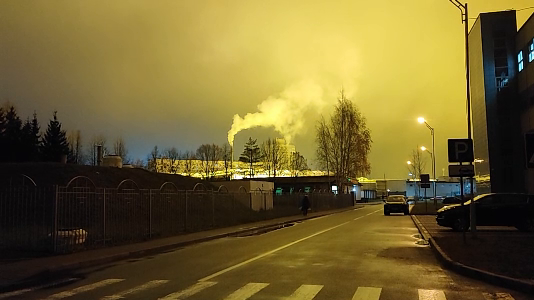
#> input picture frame 18 of Anton_Sergeevich/DZ8/vid300.mp4, 534 x 300 px
$ jupyter execute dz8.ipynb
#> lines starting #> are read from the running program, lines starting #| are printed output that depends on the picture
1 - Снять видео на камеру (любую, можно телефона). Выполнить кручение видео с скоростью 10 градусов в секунду относительно центра (в любую сторону).
2 - Видео после выполнения п.1 и вернуть его в исходное состояние.
3 - Сконвертируйте видео в mp4 при помощи ffmpeg

[cell 1]
import cv2
import time
import ffmpeg
import os
import subprocess
__name__ == "__main__"
FRAMES_PER_SECOND = 30
ROTATE_DEGREE_PER_SECOND = 10
#Откроем имеющийся файл
cap = cv2.VideoCapture("vid300.mp4")
current_rotate_angle = 0
addition_angle_per_frame = ROTATE_DEGREE_PER_SECOND/FRAMES_PER_SECOND


# Check if camera opened successfully
if (cap.isOpened()== False):
    print("Error opening video file")
#Прочитаем первый кадр чтобы узнать разрешение и вычислить центр
ret, frame = cap.read()
#> frame is the input picture: shape (300, 534, 3); mean B, G, R 47.4, 98.8, 113.9
(h,w) = frame.shape[0:2]
#> h = 300; w = 534
center = (w//2,h//2)
#> center = (267, 150)
fourcc = cv2.VideoWriter_fourcc(*'FMP4')
video=cv2.VideoWriter('doublevid.avi',fourcc,30,(w*2,h))
#Считываем кадр за кадром:
while(cap.isOpened()):
    #вычисляем 2 матрицы поворота, одна разворачивает, другая комплиментарная для возварата видео обратно
    matrix = cv2.getRotationMatrix2D(center,current_rotate_angle,1)
#> matrix = [[1, 0, 0], [0, 1, 0]]
    matrix_compliment = cv2.getRotationMatrix2D(center,-current_rotate_angle,1)
#> matrix_compliment = [[1, 0, 0], [0, 1, 0]]

#Выполняем чтение кадра:
    ret, frame = cap.read()
    if ret == True:
        #Если кадр считался, поворачиваем этот кадр:
        new_image = cv2.warpAffine(frame,matrix,(w,h))
        #Повернутый кадр разворачиваем обратно:
        anti_image = cv2.warpAffine(new_image,matrix_compliment,(w,h))
        #Соединяем 2 кадра в один:
        concat_image = cv2.hconcat([new_image, anti_image])
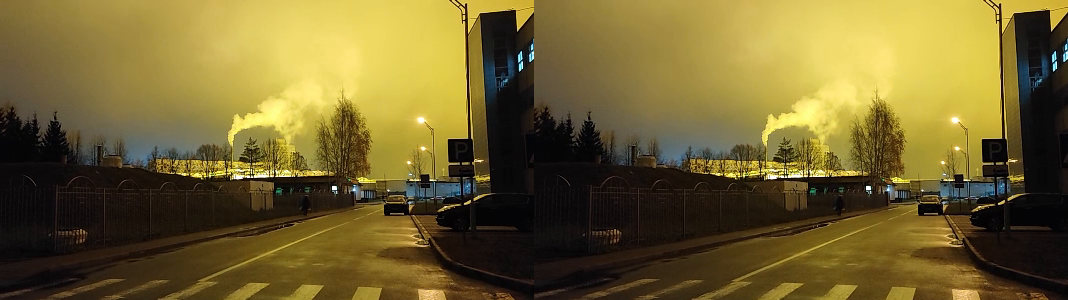
#> concat_image: shape (300, 1068, 3); mean B, G, R 47.4, 98.7, 113.9
        cv2.imshow('frame',concat_image)
        #Записываем объединенный кадр в видео:
        video.write(concat_image)
        current_rotate_angle += addition_angle_per_frame

    if cv2.waitKey(1) & 0xFF == ord('q') or ret==False :
        #Если кадр не считался, значит видео закончилось. Закрываем Видеокапче, закрываем окна кадров, завершаем видео
#> (key q is pressed here)
       cap.release()
       cv2.destroyAllWindows()
       video.release()
       print("everything is released")
       break
#ffmpeg.input("d:/doublevid.avi").output("d:/doublevid2.mp4")
#command = ["ffmpeg", "-i", "d:/doublevid.avi", "-c:v", "h264", "-c:a", "copy", "d:/doublevid2.mp4"]
#subprocess.run(command, check=True)

def convert_avi_to_mp4(input_file, output_file):

#> called with input_file = 'doublevid.avi', output_file = 'output.mp4'
    if not os.path.exists(input_file):
        print(f"Входной файл {input_file} не найден.")
        return

    command = [
        "ffmpeg",
        "-i", input_file,
        "-c:v", "libx264",
        "-crf", "18",
        "-c:a", "aac",
        "-b:a", "128k",
        output_file
    ]

    # Вызываем ffmpeg и ожидаем завершения процесса
    subprocess.run(command, check=True)
#> (this line was passed over: subprocess is not available in this run)
    print(f" Выходной файл: {output_file}")

# Вызываем процедуру:
input_file = "doublevid.avi"
output_file = "output.mp4"
convert_avi_to_mp4(input_file, output_file)


$ run again, starting later in the video
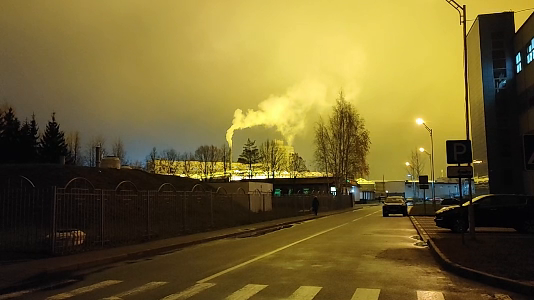
#> input picture frame 84 of Anton_Sergeevich/DZ8/vid300.mp4, 534 x 300 px
#> frame is the input picture: shape (300, 534, 3); mean B, G, R 46.3, 98.9, 114.4
#> `concat_image = cv2.hconcat([new_image, anti_image])`:
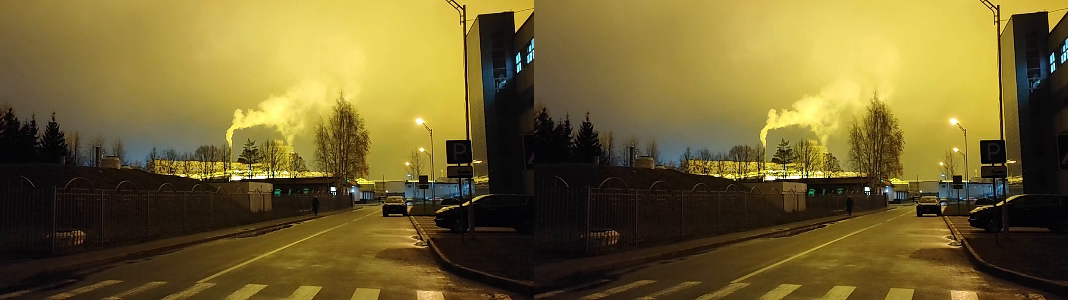
#> concat_image: shape (300, 1068, 3); mean B, G, R 46.6, 99, 114.5

$ run again, starting later in the video
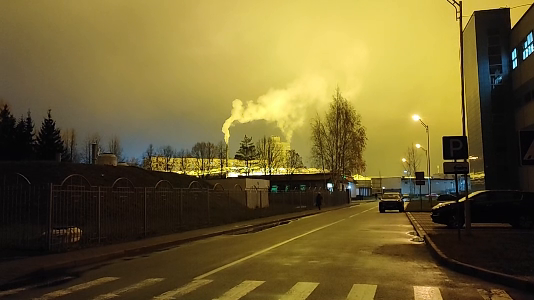
#> input picture frame 149 of Anton_Sergeevich/DZ8/vid300.mp4, 534 x 300 px
#> frame is the input picture: shape (300, 534, 3); mean B, G, R 48.6, 98, 113
#> `concat_image = cv2.hconcat([new_image, anti_image])`:
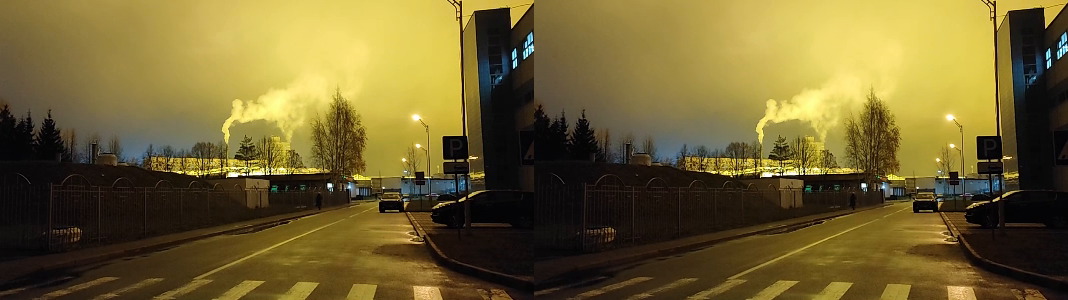
#> concat_image: shape (300, 1068, 3); mean B, G, R 48.5, 97.8, 112.7
